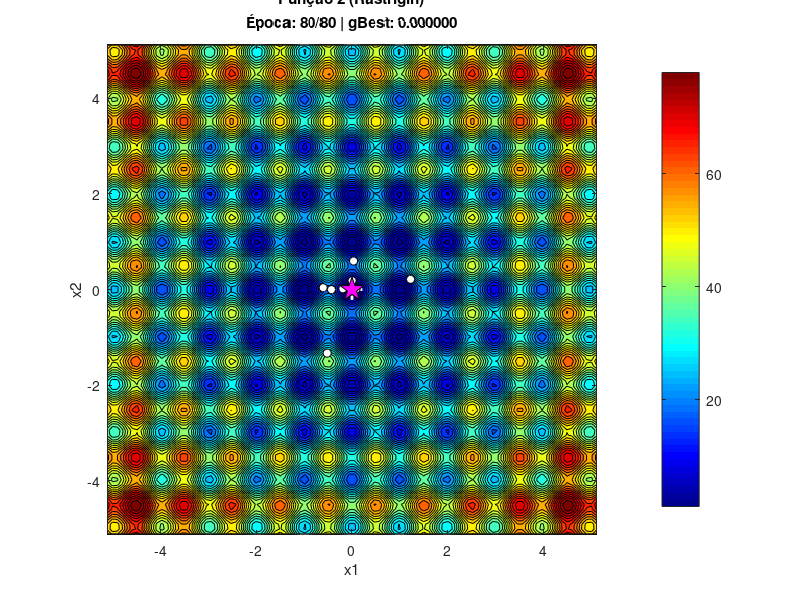
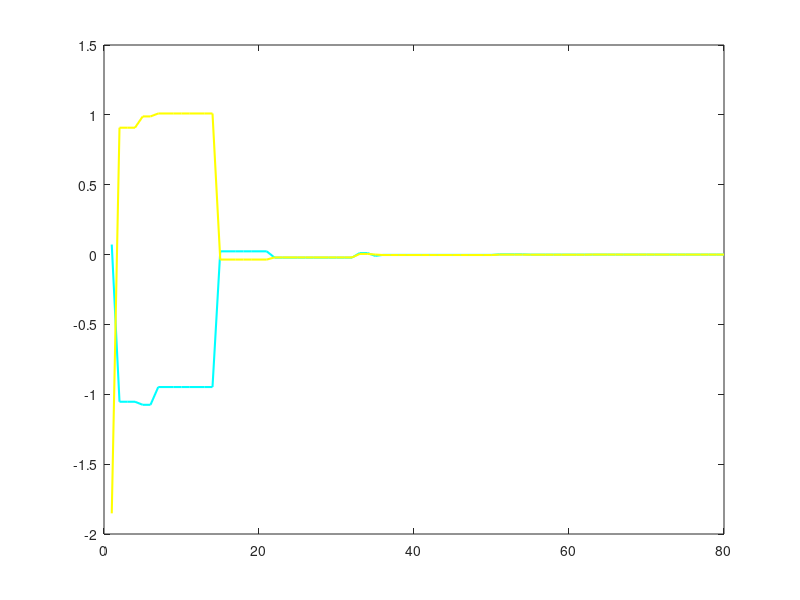

These charts were generated, in order, by the following MATLAB code: (Note: this script raises an error after producing the figures.)
% Script: run_PSO_2D.m
% Visualização 2D (Vista de Topo) + Gráficos de Análise Separados
clear; clc; close all;

% --- CONFIGURAÇÕES ---
OPCAO_FUNCAO = 2;  % 1 ou 2
VELOCIDADE = 2;    % 1=Rápido, 2=Normal

SWARM_SIZE = 40;   
MAX_IT = 80;       

% Cores Dark Mode
BG_COLOR = [0.1 0.1 0.1]; 
AX_COLOR = [1 1 1]; 

if VELOCIDADE == 1, PAUSE_TIME = 0.01; else, PAUSE_TIME = 0.05; end

if OPCAO_FUNCAO == 1
    nome = 'Função 1 (Schaffer)';
    lim_min = -2.048; lim_max = 2.048;
    fobj = @(x,y) 0.5 + ((sin(sqrt(x.^2+y.^2))).^2-0.5) ./ ((1+0.001.*(x.^2+y.^2)).^2);
    n_cnt = 40;
else
    nome = 'Função 2 (Rastrigin)';
    lim_min = -5.12; lim_max = 5.12;
    fobj = @(x,y) 20 + (x.^2 - 10*cos(2*pi.*x)) + (y.^2 - 10*cos(2*pi.*y));
    n_cnt = 30;
end

fprintf('=== Visualização 2D PSO: %s ===\n', nome);

% --- AMBIENTE 2D (ANIMAÇÃO) ---
figure('Name', ['Animação 2D - ' nome], 'Position', [50, 100, 700, 600]);
[X, Y] = meshgrid(linspace(lim_min, lim_max, 100));
Z = fobj(X, Y);

contourf(X, Y, Z, n_cnt); colormap jet; colorbar; hold on; 
axis equal; axis([lim_min lim_max lim_min lim_max]);
xlabel('x1'); ylabel('x2'); title([nome ' - Inicialização']);
plot(0, 0, 'w+', 'MarkerSize', 15, 'LineWidth', 2); 

% --- INICIALIZAÇÃO PSO ---
num_vars = 2;
vmax = 0.15 * (lim_max - lim_min);
c1 = 2.0; c2 = 2.0;

pos = lim_min + (lim_max - lim_min) * rand(SWARM_SIZE, num_vars);
vel = zeros(SWARM_SIZE, num_vars);

pbest_pos = pos;
pbest_val = inf(SWARM_SIZE, 1);
gbest_val = Inf;
gbest_sol = zeros(1, num_vars);

hist_gbest_val = zeros(1, MAX_IT);
hist_gbest_pos = zeros(MAX_IT, 2);

for i = 1:SWARM_SIZE
    val = fobj(pos(i,1), pos(i,2));
    pbest_val(i) = val;
    if val < gbest_val
        gbest_val = val; gbest_sol = pos(i,:);
    end
end

h_swarm = plot(pos(:,1), pos(:,2), 'ko', 'MarkerFaceColor', 'w', 'MarkerSize', 6);
h_best = plot(gbest_sol(1), gbest_sol(2), 'p', ...
    'MarkerSize', 18, 'MarkerFaceColor', 'm', 'MarkerEdgeColor', 'k');

% --- LOOP PRINCIPAL ---
for it = 1:MAX_IT
    w = 0.9 - ((0.9 - 0.4) * it / MAX_IT);
    
    for i = 1:SWARM_SIZE
        r1 = rand(1, num_vars); r2 = rand(1, num_vars);
        vel(i,:) = w*vel(i,:) + c1*r1.*(pbest_pos(i,:)-pos(i,:)) + c2*r2.*(gbest_sol-pos(i,:));
        vel(i,:) = max(min(vel(i,:), vmax), -vmax);
        pos(i,:) = pos(i,:) + vel(i,:);
        pos(i,:) = max(min(pos(i,:), lim_max), lim_min);
        
        curr_val = fobj(pos(i,1), pos(i,2));
        if curr_val < pbest_val(i)
            pbest_val(i) = curr_val; pbest_pos(i,:) = pos(i,:);
            if curr_val < gbest_val
                gbest_val = curr_val; gbest_sol = pos(i,:);
            end
        end
    end
    
    hist_gbest_val(it) = gbest_val;
    hist_gbest_pos(it, :) = gbest_sol;
    
    set(h_swarm, 'XData', pos(:,1), 'YData', pos(:,2));
    set(h_best, 'XData', gbest_sol(1), 'YData', gbest_sol(2));
    title(sprintf('%s\nÉpoca: %d/%d | gBest: %.6f', nome, it, MAX_IT, gbest_val));
    drawnow;
    pause(PAUSE_TIME);
end

fprintf('Animação concluída. A gerar gráficos de análise...\n');

% =========================================================================
% --- GRÁFICOS FINAIS INDEPENDENTES (DARK MODE) ---
% =========================================================================

% FIGURA 1: Evolução das Variáveis
figure('Name', 'Evolução das Variáveis', 'Color', BG_COLOR);
plot(1:MAX_IT, hist_gbest_pos(:,1), 'c-', 'LineWidth', 1.5, 'DisplayName', 'x1'); hold on;
plot(1:MAX_IT, hist_gbest_pos(:,2), 'y-', 'LineWidth', 1.5, 'DisplayName', 'x2');
yline(0, 'w--');
legend('Location', 'best', 'TextColor', AX_COLOR, 'EdgeColor', AX_COLOR);
title('Evolução das Variáveis x1 e x2', 'Color', AX_COLOR);
xlabel('Geração', 'Color', AX_COLOR); ylabel('Valor', 'Color', AX_COLOR);
set(gca, 'Color', BG_COLOR, 'XColor', AX_COLOR, 'YColor', AX_COLOR, 'GridColor', AX_COLOR);
grid on;

% FIGURA 2: Convergência do Custo
figure('Name', 'Convergência do Custo', 'Color', BG_COLOR);
plot(1:MAX_IT, hist_gbest_val, 'g-', 'LineWidth', 2);
title('Convergência da Função Custo', 'Color', AX_COLOR);
xlabel('Geração', 'Color', AX_COLOR); ylabel('Fitness f(x)', 'Color', AX_COLOR);
set(gca, 'Color', BG_COLOR, 'XColor', AX_COLOR, 'YColor', AX_COLOR, 'GridColor', AX_COLOR);
grid on;